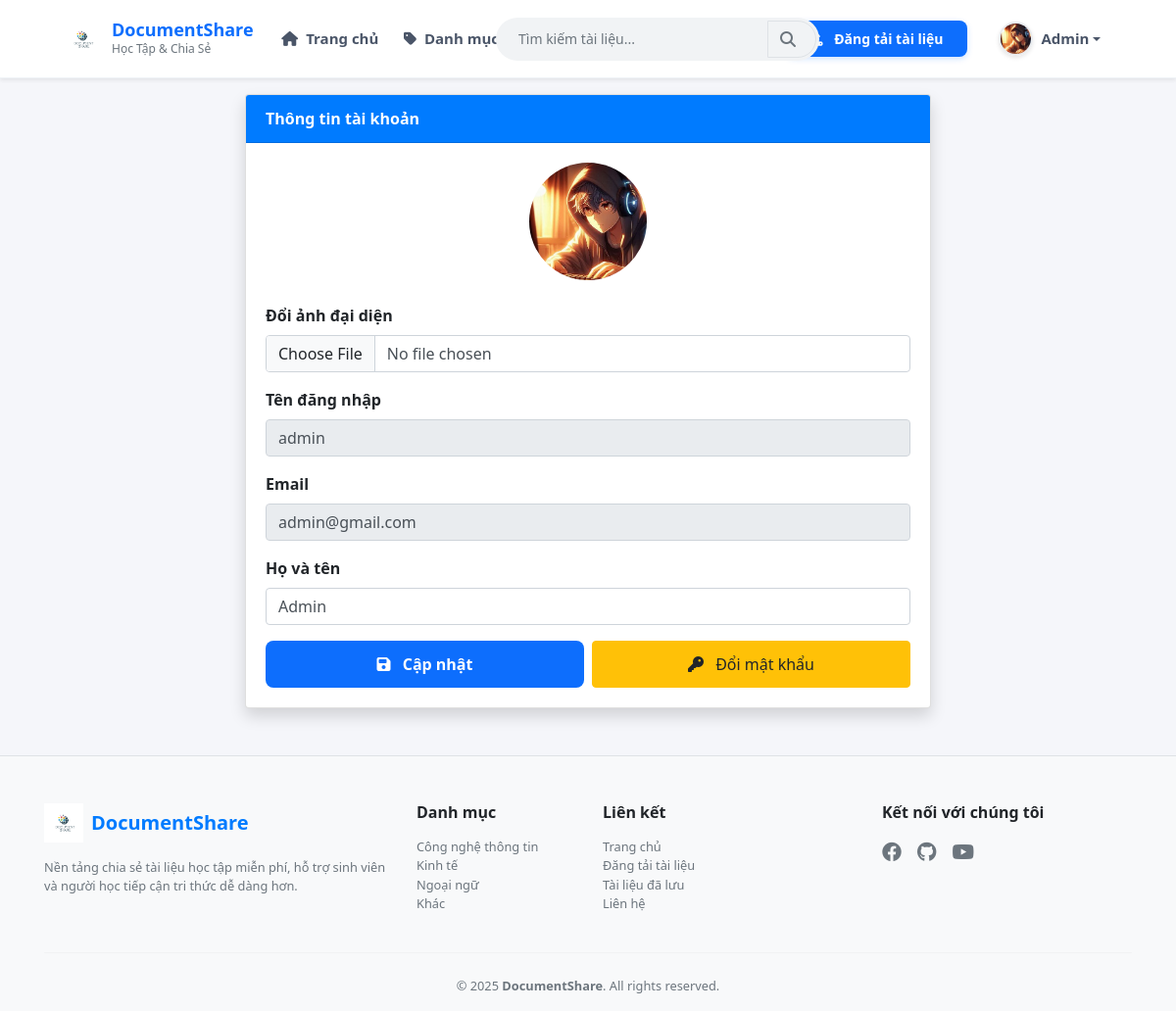
Page /profile.php (signed in) on the committed database.
### tables this page shows
CREATE TABLE `users` (
  `username` varchar(50) NOT NULL,
  `fullname` varchar(100) NOT NULL,
  `password` varchar(50) NOT NULL,
  `email` varchar(50) NOT NULL,
  `avatar` varchar(255) DEFAULT NULL,
  `role` int(10) NOT NULL,
  `google_id` varchar(255) DEFAULT NULL,
  `status` int(11) DEFAULT NULL
);

### profile.php (the view, shortened to what this page needs)
<?php
require("header.php");
$email = $_SESSION['emailUser'];
$sql = "SELECT * FROM users WHERE email = '$email'";
$result = $conn->query($sql);
$user = $result->fetch_assoc();
?>
<div class="container mrt">
    <div id="profileWrapper" class="profile-wrapper justify-center">
        <div class="profile-box">
            <div class="card shadow" style="max-width:700px;">
                <div class="card-header bg-primary text-white fw-bold">
                    Thông tin tài khoản
                </div>
                <div class="card-body">
                    <form method="post" enctype="multipart/form-data">
                        <div class="text-center mb-4">
                            <?php if (!empty($user['avatar'])): ?>
                                <img src="uploads/users/<?= $user['avatar'] ?>" width="120" height="120"
                                    style="object-fit:cover; border-radius:50%;">
                            <?php else: ?>
                                <i class="fa fa-user-circle fa-5x text-secondary"></i>
                            <?php endif; ?>
                        </div>
                        <div class="mb-3">
                            <label class="form-label">Đổi ảnh đại diện</label>
                            <input type="file" name="avatar" class="form-control">
                        </div>
                        <div class="mb-3">
                            <label class="form-label">Tên đăng nhập</label>
                            <input type="text" class="form-control" value="<?= $user['username'] ?>" disabled>
                        </div>
                        <div class="mb-3">
                            <label class="form-label">Email</label>
                            <input type="email" class="form-control" value="<?= $user['email'] ?>" disabled>
                        </div>
                        <div class="mb-3">
                            <label class="form-label">Họ và tên</label>
                            <input type="text" name="fullname" class="form-control" value="<?= $user['fullname'] ?>">
                        </div>
                        <div class="d-flex gap-2">
                            <button type="submit" name="btnUpdate" class="btn btn-primary w-50">
                                <i class="fa fa-save me-2"></i> Cập nhật
                            </button>
                            <?php if (empty($user['google_id'])): ?>
                                <button type="button" class="btn btn-warning w-50"
                                    onclick="togglePasswordForm()">
                                    <i class="fa fa-key me-2"></i> Đổi mật khẩu
                                </button>
                            <?php endif; ?>
                        </div>
                    </form>
                </div>
            </div>
        </div>
    </div>
</div>
<?php require("footer.php"); ?>

### header.php (shortened to what this page needs)
<?php
require("config.php");
if (isset($_SESSION['emailUser'])) {
    $email = $_SESSION['emailUser'];
    $sql = "SELECT * FROM users WHERE email='$email'";
    $result = $conn->query($sql);
    if ($result && $result->num_rows > 0) {
        $user = $result->fetch_assoc();
    } else {
        session_destroy();
        header("Location: login.php");
        exit();
    }
}
?>
<!DOCTYPE html>
<html lang="vi">
<head>
    <link href="https://cdn.jsdelivr.net/npm/bootstrap@5.3.3/dist/css/bootstrap.min.css" rel="stylesheet">
    <link rel="stylesheet" href="https://stackpath.bootstrapcdn.com/bootstrap/4.5.2/css/bootstrap.min.css">
    <link rel="stylesheet" href="https://cdnjs.cloudflare.com/ajax/libs/font-awesome/6.4.0/css/all.min.css">
    <link rel="stylesheet" href="assets/css/custom.css">
</head>
<body>
    <nav class="navbar navbar-expand-lg navbar-white bg-white shadow-sm fixed-top" style="height: 80px;">
        <div class="container-fluid px-lg-5">
            <a class="navbar-brand d-flex align-items-center" href="index.php">
                <img src="assets/img/logo.png" alt="Logo" style="height: 40px; margin-right: 10px;">
                <div class="d-flex flex-column">
                    <span style="font-weight: 700; font-size: 18px; line-height: 1.2; color: #0d6efd;">DocumentShare</span>
                    <span style="font-size: 12px; color: #6c757d; font-weight: 500;">Học Tập & Chia Sẻ</span>
                </div>
            </a>
            <div class="collapse navbar-collapse" id="navbarMenu">
                <ul class="navbar-nav mr-auto">
                    <li class="nav-item"><a class="nav-link" href="index.php"><i class="fa fa-home mr-1"></i> Trang chủ</a></li>
                    <li class="nav-item mega-dropdown">
                        <a class="nav-link" href="javascript:void(0);">
                            <i class="fa fa-tag mr-1"></i> Danh mục tài liệu
                        </a>
                    </li>
                    <li class="nav-item"><a class="nav-link" href="contact.php"><i class="fa fa-envelope mr-1"></i> Liên hệ</a></li>
                </ul>
                <form class="form-inline search-box mx-auto" action="search.php" method="get">
                    <div class="input-group">
                        <input class="form-control" type="search" name="q" placeholder="Tìm kiếm tài liệu...">
                        <div class="input-group-append">
                            <button class="btn btn-light border" type="submit">
                                <i class="fa fa-search text-muted"></i>
                            </button>
                        </div>
                    </div>
                </form>
                <ul class="navbar-nav ml-auto align-items-center">
                    <?php if (isset($_SESSION["emailUser"])): ?>
                        <li class="nav-item" style="margin-right: 20px">
                            <a class="btn btn-primary btn-sm btn-rounded text-white px-4 py-2" href="upload.php">
                                <i class="fa fa-upload mr-2"></i> Đăng tải tài liệu
                            </a>
                        </li>
                        <li class="nav-item dropdown user-dropdown">
                            <a class="nav-link dropdown-toggle font-weight-bold text-dark d-flex align-items-center" href="#" id="userDropdown" role="button" data-toggle="dropdown" aria-haspopup="true" aria-expanded="false">
                                <?php
                                $avatarFile = isset($_SESSION['avatar']) ? $_SESSION['avatar'] : '';
                                $avatarPath = "uploads/users/" . $avatarFile;
                                if (!empty($avatarFile) && file_exists($avatarPath)) {
                                    echo '<img src="' . $avatarPath . '" alt="Avatar" class="nav-user-avatar mr-2">';
                                } else {
                                    echo '<i class="fa fa-user-circle fa-2x text-primary mr-2"></i>';
                                }
                                ?>
                                <span class="text-truncate" style="max-width: 150px;">
                                    <?php echo $user['fullname']; ?>
                                </span>
                            </a>
                        </li>
                    <?php else: ?>
                        <li class="nav-item"><a class="btn btn-primary btn-sm px-3 btn-rounded" href="login.php">Đăng nhập</a></li>
                        <li class="nav-item ml-2"><a class="nav-link font-weight-bold" href="signup.php">Đăng ký</a></li>
                    <?php endif; ?>
                </ul>
            </div>
        </div>
    </nav>

### assets/css/custom.css (style rules this page uses)
body { margin: 0; background: #f5f6fa; font-family: "Segoe UI", Tahoma, Geneva, Verdana, sans-serif; }
.mrt { margin-top: 6rem !important; }
.form-label { font-weight: 600; }
.navbar { background: #ffffff !important; border-bottom: 1px solid #eef2f6; }
.navbar-brand img { transition: all 0.3s ease; }
.navbar-nav .nav-item .nav-link { font-size: 15px; font-weight: 600; color: #4a5568 !important; padding: 0.5rem 1rem; transition: color 0.2s; }
.search-box { width: 100%; margin: 10px 0; }
@media (min-width: 1200px) { .search-box { position: absolute; left: 53%; transform: translateX(-50%); width: 400px; margin: 0; z-index: 10; } }
.navbar-nav .nav-item .nav-link { padding-left: 0.8rem !important; padding-right: 0.8rem !important; white-space: nowrap; }
.search-box .input-group { width: 100%; background-color: #f1f3f5; border-radius: 50px; padding: 2px; border: 1px solid transparent; transition: all 0.3s; margin-left: 70px; }
.search-box input { background: transparent; border: none; font-size: 14px; padding-left: 20px; height: 38px; }
.search-box button { background: transparent; border: none; border-radius: 0 50px 50px 0; padding-right: 20px; }
.btn-rounded { border-radius: 50px; font-weight: 600; box-shadow: 0 2px 6px rgba(13, 110, 253, 0.2); }
.text-truncate { display: inline-block; vertical-align: middle; }
.user-dropdown .nav-link { padding-left: 15px !important; padding-right: 15px !important; border-radius: 30px; transition: background 0.3s; }
.nav-user-avatar { width: 35px; height: 35px; border-radius: 50%; object-fit: cover; border: 2px solid #e9ecef; box-shadow: 0 2px 4px rgba(0, 0, 0, 0.1); }
.mega-dropdown { position: relative; }
.btn-primary { background: #0d6efd; border: none; padding: 12px; font-weight: 600; border-radius: 8px; transition: all 0.3s; }
body { background: #f5f6fa; font-family: "Segoe UI", Tahoma, Geneva, Verdana, sans-serif; }
.profile-wrapper { display: flex; gap: 24px; transition: all 0.4s ease; }
.profile-wrapper.justify-center { justify-content: center; }
.profile-box, .password-box { width: 100%; max-width: 700px; transition: all 0.4s ease; }

### rows in the picture
users: fullname "Admin", avatar (picture), username "admin", email "admin@gmail.com"
